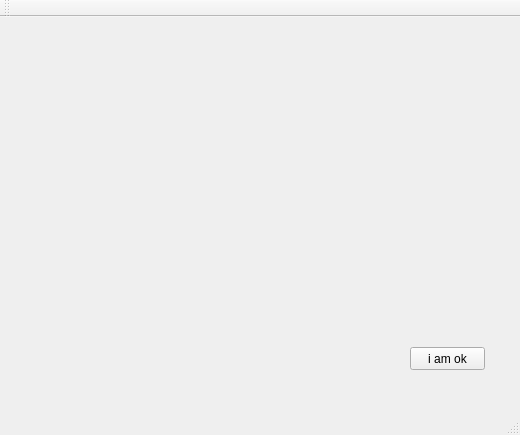
<?xml version="1.0" encoding="UTF-8"?>
<ui version="4.0">
 <class>MainWindow</class>
 <widget class="QMainWindow" name="MainWindow">
  <property name="geometry">
   <rect>
    <x>0</x>
    <y>0</y>
    <width>520</width>
    <height>435</height>
   </rect>
  </property>
  <property name="windowTitle">
   <string>MainWindow</string>
  </property>
  <widget class="QWidget" name="centralWidget">
   <widget class="QPushButton" name="pushButton">
    <property name="geometry">
     <rect>
      <x>410</x>
      <y>330</y>
      <width>75</width>
      <height>23</height>
     </rect>
    </property>
    <property name="text">
     <string>i am ok</string>
    </property>
   </widget>
  </widget>
  <widget class="QMenuBar" name="menuBar">
   <property name="geometry">
    <rect>
     <x>0</x>
     <y>0</y>
     <width>520</width>
     <height>23</height>
    </rect>
   </property>
  </widget>
  <widget class="QToolBar" name="mainToolBar">
   <attribute name="toolBarArea">
    <enum>TopToolBarArea</enum>
   </attribute>
   <attribute name="toolBarBreak">
    <bool>false</bool>
   </attribute>
  </widget>
  <widget class="QStatusBar" name="statusBar"/>
 </widget>
 <layoutdefault spacing="6" margin="11"/>
 <resources/>
 <connections>
  <connection>
   <sender>pushButton</sender>
   <signal>clicked()</signal>
   <receiver>MainWindow</receiver>
   <slot>showFullScreen()</slot>
   <hints>
    <hint type="sourcelabel">
     <x>447</x>
     <y>376</y>
    </hint>
    <hint type="destinationlabel">
     <x>259</x>
     <y>217</y>
    </hint>
   </hints>
  </connection>
 </connections>
</ui>
